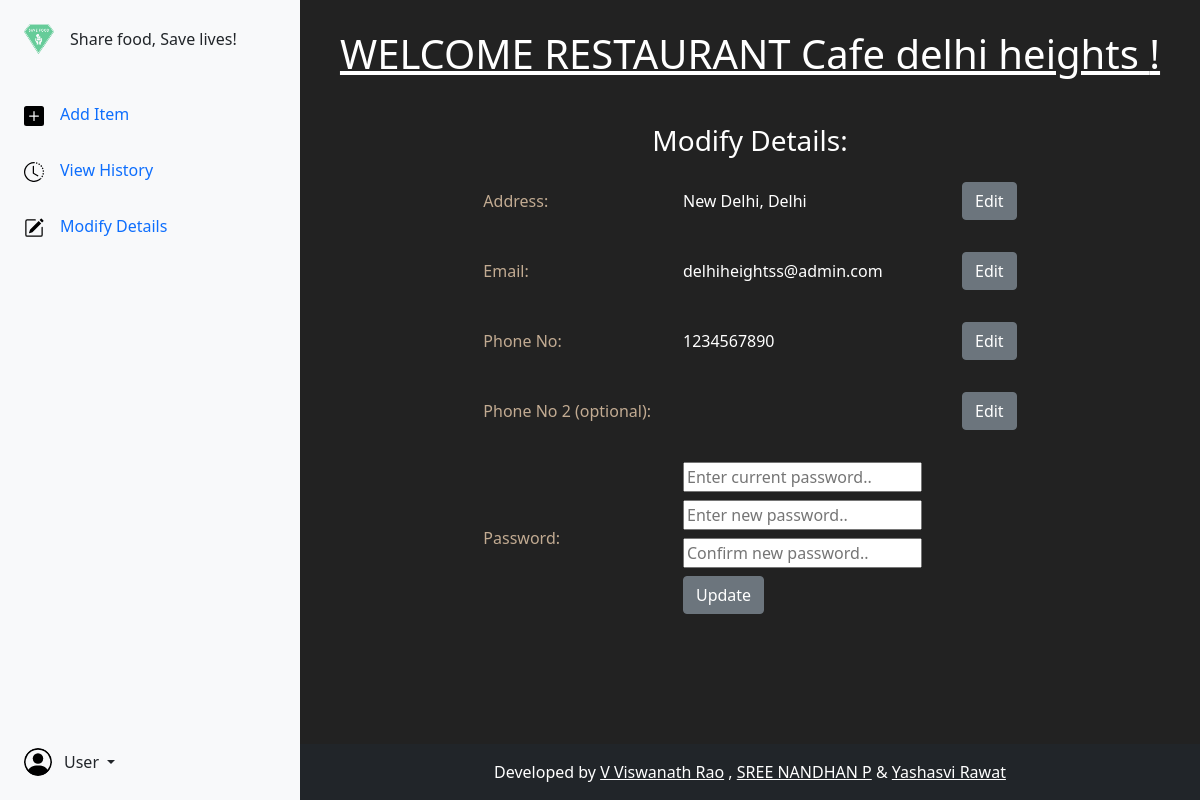
Screenshot of /rest_modifydetails.php (signed in) with the database file from the repository.
### tables this page shows
CREATE TABLE `rest_details` (
  `rid` int(5) NOT NULL,
  `rname` varchar(30) NOT NULL,
  `raddress` varchar(60) NOT NULL,
  `remail` varchar(50) NOT NULL,
  `rphno` varchar(10) NOT NULL,
  `rphno2` varchar(10) DEFAULT NULL,
  `rpass` varchar(70) NOT NULL,
  `rcity` varchar(30) NOT NULL
);

### rest_modifydetails.php (the view, shortened to what this page needs)
<!doctype html>
<html lang="en">
<head>
    <link href="https://cdn.jsdelivr.net/npm/bootstrap@5.0.1/dist/css/bootstrap.min.css" rel="stylesheet"
>
    <link rel="stylesheet" href="css/common.css">
</head>
<body style="background-color: #222222;">
<?php
include 'dbcon.php';
$rid = $_SESSION['rid'];
$details = "SELECT * FROM rest_details WHERE rid LIKE '$rid'";
    $dexe = mysqli_query($conn, $details);
    $assoc = mysqli_fetch_assoc($dexe);
    $vaddr = $assoc['raddress'];
    $vphno = $assoc['rphno'];
    $vmail = $assoc['remail'];
        ?>
    <div class="container-fluid overflow-hidden">
        <div class="row vh-100 overflow-auto">
            <?php include 'components/rest_nav.php'; ?>
            <div class="col d-flex flex-column h-100">
                <main class="row">
                    <div class="col py-4" style="color: white;">
                    <div class="row welc">
                        <div class="col">WELCOME RESTAURANT <?php echo $_SESSION['rusername']; ?> !</div>
                    </div>
                        <center>
                            <h3>Modify Details:</h3>
                            <div class="table-responsive">
                                <table>
                                    <tr>
                                        <td>
                                            <span class="gold-color head">Address:</span>
                                        </td>
                                        <td>
                                            <span id="addr-val"><?php echo $vaddr; ?></span>
                                        </td>
                                        <td>
                                            <button class="btn btn-secondary" onclick="edit()">Edit</button>
                                        </td>
                                    </tr>
                                    <tr>
                                        <td>
                                            <span class="gold-color head">Email:</span>
                                        </td>
                                        <td>
                                            <span id="email-val"><?php echo $vmail; ?></span>
                                        </td>
                                        <td>
                                            <button class="btn btn-secondary" onclick="edit_email()">Edit</button>
                                        </td>
                                    </tr>
                                    <tr>
                                        <td>
                                            <span class="gold-color head">Phone No:</span>
                                        </td>
                                        <td>
                                            <span id="ph-val"><?php echo $vphno; ?></span>
                                        </td>
                                        <td>
                                            <button class="btn btn-secondary" onclick="edit_ph()">Edit</button>
                                        </td>
                                    </tr>
                                    <tr>
                                        <td>
                                            <span class="gold-color head">Phone No 2 (optional):</span>
                                        </td>
                                        <td>
                                        </td>
                                        <td>
                                            <button class="btn btn-secondary" onclick="edit_ph2()">Edit</button>
                                        </td>
                                    </tr>
                                    <tr>
                                        <td>
                                            <span class="gold-color head">Password:</span>
                                        </td>
                                        <td>
                                            <form method="POST" action="<?php echo htmlentities($_SERVER['PHP_SELF']); ?>">
                                            <input style="margin-bottom:0.5rem;" placeholder="Enter current password.." type="password" name="oldpass" required><br>
                                            <input style="margin-bottom:0.5rem;" placeholder="Enter new password.." type="password" name="pass" required><br>
                                            <input style="margin-bottom:0.5rem;" placeholder="Confirm new password.." type="password" name="cpass" required><br>
                                            <button class="btn btn-secondary" type="submit" name="subpass">Update</button></form>
                                        </td>
                                    </tr>
                                </table>
                            </div>
                        </center>
                    </div>
                </main>
                <footer class="row bg-dark text-white text-center p-3 mt-auto">
                    <div class="col"> Developed by <u>V Viswanath Rao</u> , <u>SREE NANDHAN P</u> & <u>Yashasvi Rawat</div>
                </footer>
            </div>
        </div>
    </div>
</body>
</html>

### css/common.css (style rules this page uses)
.gold-color { color: #c2ab92!important; }
.welc { text-align:center!important; font-size:5vh!important; word-wrap:break-word!important; margin-bottom:1em!important; text-decoration:underline!important; }

### rest_modifydetails.php (style rules this page uses)
html { scroll-behaviour: smooth !important; }
td { padding: 1em; }
#addr-val, #email-val, #ph-val, #ph2-val { word-break: break-all; }
input { max-width: 25vw; margin-right: 8px; }
.head { font-weight: 500; }

### rows the page displays
rest_details: raddress "New Delhi, Delhi", remail "delhiheightss@admin.com", rphno "1234567890"

### other values shown
$_SESSION['rusername'] "Cafe delhi heights"
